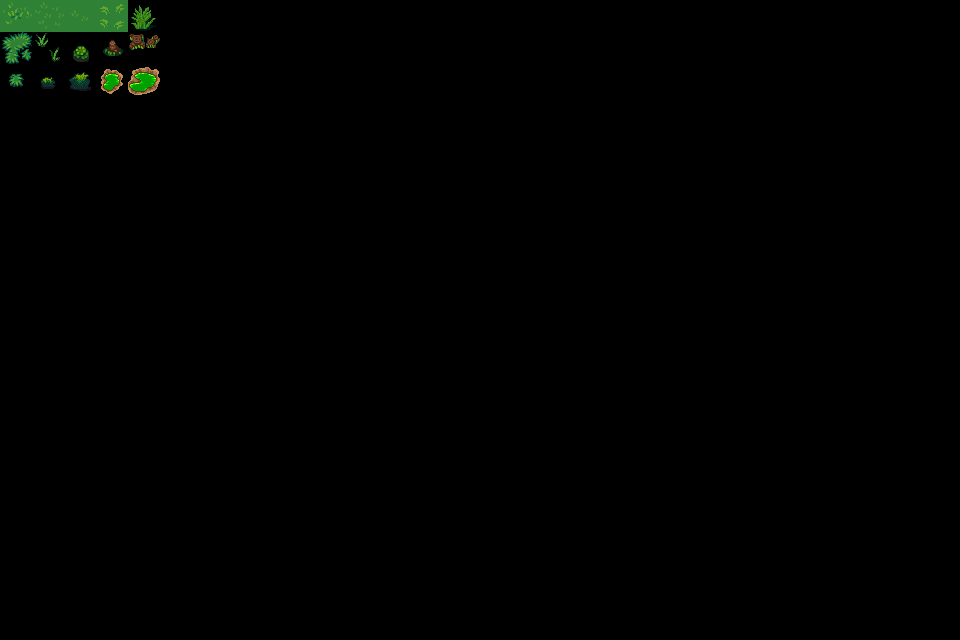

Rendered tile map (Tiled .tmx) drawn with the repository's tilesets; below, a short description and the full map source, tile grids included:
An orthogonal 30x20 tile map with 32x32 px tiles, 1 tile layer (trou), 2 tilesets.

<map version="1.4" tiledversion="1.4.3" orientation="orthogonal" renderorder="right-down" width="30" height="20" tilewidth="32" tileheight="32" infinite="0" nextlayerid="9" nextobjectid="1">
 <tileset firstgid="1" source="../../dungeon_green.tsx" />
 <tileset firstgid="530" source="../../dungeon.tsx" />
 <layer id="8" name="trou" width="30" height="20">
  <data encoding="csv">
495,496,497,520,217,0,0,0,0,0,0,0,0,0,0,0,0,0,0,0,0,0,0,0,0,0,0,0,0,0,
380,284,307,348,349,0,0,0,0,0,0,0,0,0,0,0,0,0,0,0,0,0,0,0,0,0,0,0,0,0,
403,329,330,262,239,0,0,0,0,0,0,0,0,0,0,0,0,0,0,0,0,0,0,0,0,0,0,0,0,0,
0,0,0,0,0,0,0,0,0,0,0,0,0,0,0,0,0,0,0,0,0,0,0,0,0,0,0,0,0,0,
0,0,0,0,0,0,0,0,0,0,0,0,0,0,0,0,0,0,0,0,0,0,0,0,0,0,0,0,0,0,
0,0,0,0,0,0,0,0,0,0,0,0,0,0,0,0,0,0,0,0,0,0,0,0,0,0,0,0,0,0,
0,0,0,0,0,0,0,0,0,0,0,0,0,0,0,0,0,0,0,0,0,0,0,0,0,0,0,0,0,0,
0,0,0,0,0,0,0,0,0,0,0,0,0,0,0,0,0,0,0,0,0,0,0,0,0,0,0,0,0,0,
0,0,0,0,0,0,0,0,0,0,0,0,0,0,0,0,0,0,0,0,0,0,0,0,0,0,0,0,0,0,
0,0,0,0,0,0,0,0,0,0,0,0,0,0,0,0,0,0,0,0,0,0,0,0,0,0,0,0,0,0,
0,0,0,0,0,0,0,0,0,0,0,0,0,0,0,0,0,0,0,0,0,0,0,0,0,0,0,0,0,0,
0,0,0,0,0,0,0,0,0,0,0,0,0,0,0,0,0,0,0,0,0,0,0,0,0,0,0,0,0,0,
0,0,0,0,0,0,0,0,0,0,0,0,0,0,0,0,0,0,0,0,0,0,0,0,0,0,0,0,0,0,
0,0,0,0,0,0,0,0,0,0,0,0,0,0,0,0,0,0,0,0,0,0,0,0,0,0,0,0,0,0,
0,0,0,0,0,0,0,0,0,0,0,0,0,0,0,0,0,0,0,0,0,0,0,0,0,0,0,0,0,0,
0,0,0,0,0,0,0,0,0,0,0,0,0,0,0,0,0,0,0,0,0,0,0,0,0,0,0,0,0,0,
0,0,0,0,0,0,0,0,0,0,0,0,0,0,0,0,0,0,0,0,0,0,0,0,0,0,0,0,0,0,
0,0,0,0,0,0,0,0,0,0,0,0,0,0,0,0,0,0,0,0,0,0,0,0,0,0,0,0,0,0,
0,0,0,0,0,0,0,0,0,0,0,0,0,0,0,0,0,0,0,0,0,0,0,0,0,0,0,0,0,0,
0,0,0,0,0,0,0,0,0,0,0,0,0,0,0,0,0,0,0,0,0,0,0,0,0,0,0,0,0,0
</data>
 </layer>
</map>
